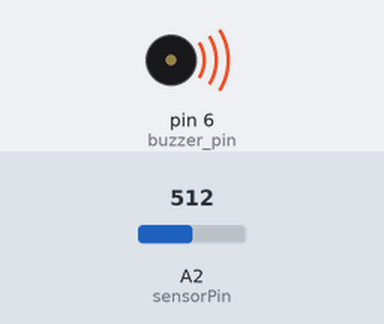
Recording of a sketch running on a simulated Arduino Uno, built with avr-gcc and run on an emulated ATmega328P. On the bench: buzzer (waves = sounding). Inputs (shaded band) come from the test bench; at power-on: A2 (sensorPin) = 512.

Above: at 1.2 s.
1.3 s: A2 (sensorPin) set to 0
At 2.5 s:
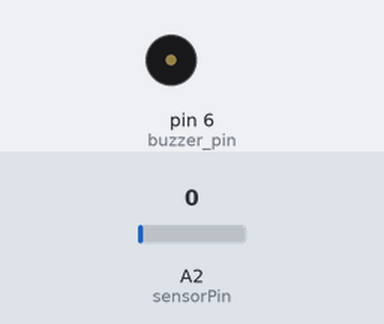
2.8 s: A2 (sensorPin) set to 122
At 3.9 s:
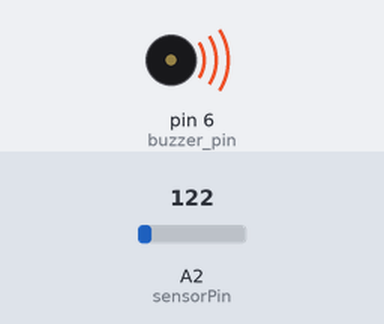
Timing chart, 0 to 5.8 s (numbered marks = the images above; inputs shaded):
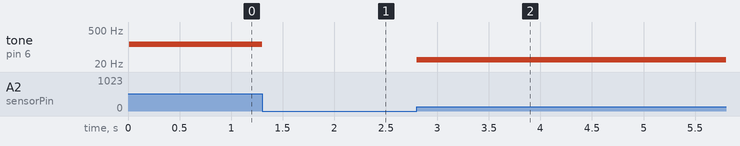

The sketch:

MicroduinoMIC.ino
```cpp
#define INTERVAL_SENSOR          10

#define buzzer_pin 6


int sensorPin = A2;    // select the input pin for the potentiometer
int sensorValue = 0;  // variable to store the value coming from the sensor

int value;

unsigned long sensor_time = millis();

void setup() {

  Serial.begin(9600);
  pinMode(buzzer_pin,OUTPUT);
  pinMode(sensorPin,INPUT);
}

void loop() {

  //传感器采样时间间隔
  if (sensor_time > millis()) sensor_time = millis();
  if (millis() - sensor_time > INTERVAL_SENSOR) {
    updateSensorData();
    sensor_time = millis();
  }

}


void updateSensorData() {
  sensorValue = analogRead(sensorPin);

  value = map(sensorValue, 0, 1023, 0, 255);


  //Serial.println(value);
  tone(buzzer_pin,value);    //在端口输出频率
  // if(value>200) {
  //   tone(soundOut,500);    //在端口输出频率
  //   //Serial.println(value);
  // }else {
  //   noTone(soundOut);
  // }

  //analogWrite(soundOut, value);


}
```

Measured:
- after the input at 1.3 s, tone on pin 6 (buzzer_pin): 127 Hz → silent at once
- after the input at 2.8 s, tone on pin 6 (buzzer_pin): silent → 30 Hz at once
